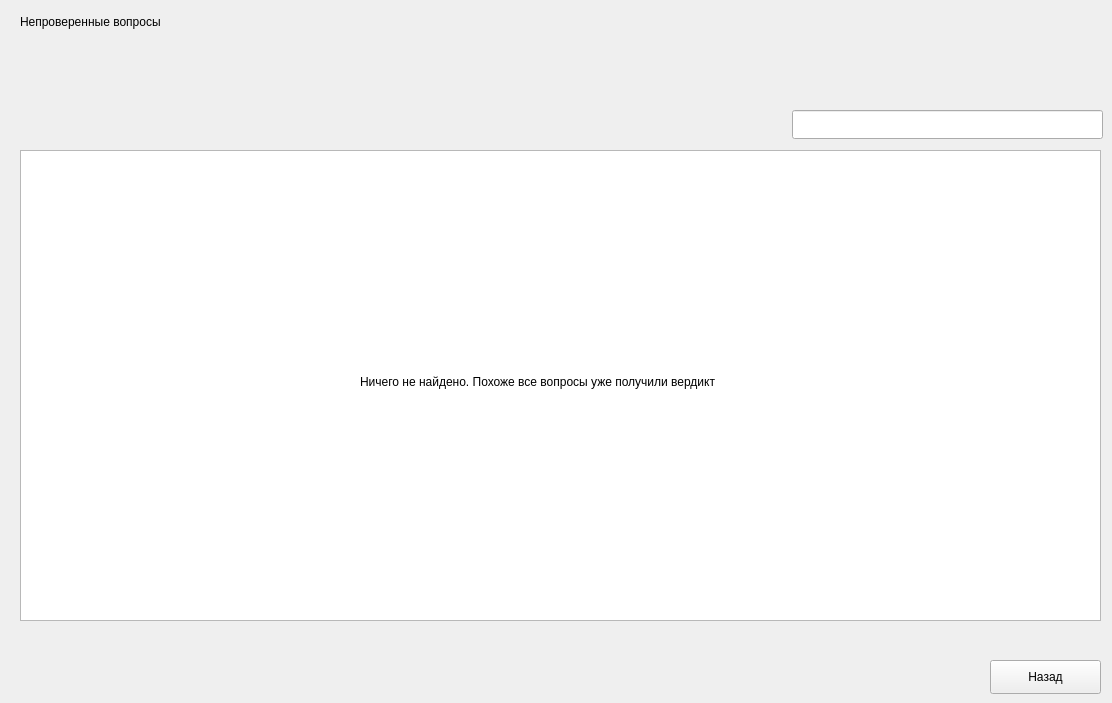
    <widget class="QWidget" name="page_10">
     <widget class="QTableView" name="tableView_nonVerifyQuestions_onNonVerifyQuestions">
      <property name="geometry">
       <rect>
        <x>20</x>
        <y>150</y>
        <width>1081</width>
        <height>471</height>
       </rect>
      </property>
     </widget>
     <widget class="QLineEdit" name="lineEdit_findQuestion__onNonVerifyQuestions">
      <property name="geometry">
       <rect>
        <x>792</x>
        <y>110</y>
        <width>311</width>
        <height>29</height>
       </rect>
      </property>
     </widget>
     <widget class="QLabel" name="label_24">
      <property name="geometry">
       <rect>
        <x>20</x>
        <y>10</y>
        <width>271</width>
        <height>24</height>
       </rect>
      </property>
      <property name="text">
       <string>Непроверенные вопросы</string>
      </property>
     </widget>
     <widget class="QPushButton" name="pushButton_prevPage__onNonVerifyQuestions">
      <property name="geometry">
       <rect>
        <x>990</x>
        <y>660</y>
        <width>111</width>
        <height>34</height>
       </rect>
      </property>
      <property name="text">
       <string>Назад</string>
      </property>
     </widget>
     <widget class="QLabel" name="label_emptyData_onNonVerifyQuestions">
      <property name="geometry">
       <rect>
        <x>360</x>
        <y>370</y>
        <width>681</width>
        <height>24</height>
       </rect>
      </property>
      <property name="text">
       <string>Ничего не найдено. Похоже все вопросы уже получили вердикт</string>
      </property>
     </widget>
    </widget>
